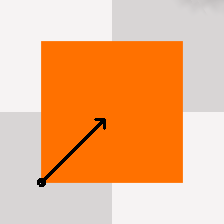
#> input picture gpt_fabric/data/demo/CornersEdgesInward/rgbviz/0.png, 224 x 224 px, found by its file name; its folder holds 4 pictures in this run
$ python rotate.py
#> lines starting #> are read from the running program, lines starting #| are printed output that depends on the picture
import cv2

for i in range(5):
    # Read the original image
    path = "/home/ved2311/foldsformer/data/demo/CornersEdgesInward/rgbviz/"
    image = cv2.imread(path + str(i) + ".png")
#> image is the input picture: shape (224, 224, 3); mean B, G, R 136.4, 180.8, 238.4
    # Rotate the image by 90 degrees counterclockwise
    rotated_image = cv2.rotate(image, cv2.ROTATE_90_COUNTERCLOCKWISE)
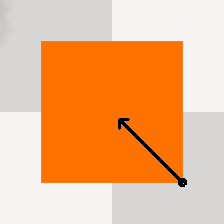
#> rotated_image: shape (224, 224, 3); mean B, G, R 136.4, 180.8, 238.4

    # Save the rotated image
    cv2.imwrite(path + 'rotated' + "-" + str(i) + ".png", rotated_image)
#> pass 2 of the loop `for i in range(5):`:
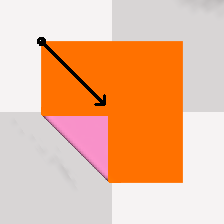
#> input picture gpt_fabric/data/demo/CornersEdgesInward/rgbviz/1.png, 224 x 224 px, found by its file name
#> image is the input picture: shape (224, 224, 3); mean B, G, R 154.5, 186.5, 235.9
#> `rotated_image = cv2.rotate(image, cv2.ROTATE_90_COUNTERCLOCKWISE)`:
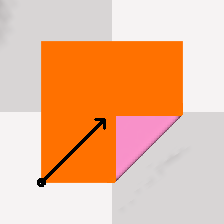
#> rotated_image: shape (224, 224, 3); mean B, G, R 154.5, 186.5, 235.9
#> pass 3 of the loop `for i in range(5):`:
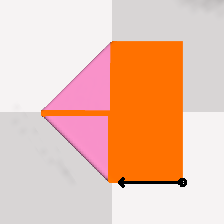
#> input picture gpt_fabric/data/demo/CornersEdgesInward/rgbviz/2.png, 224 x 224 px, found by its file name
#> image is the input picture: shape (224, 224, 3); mean B, G, R 175.1, 194.4, 235.7
#> `rotated_image = cv2.rotate(image, cv2.ROTATE_90_COUNTERCLOCKWISE)`:
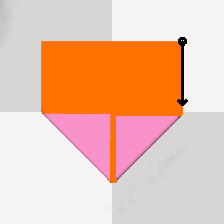
#> rotated_image: shape (224, 224, 3); mean B, G, R 175.1, 194.4, 235.7
#> the loop made 5 passes; the first 3 are shown
